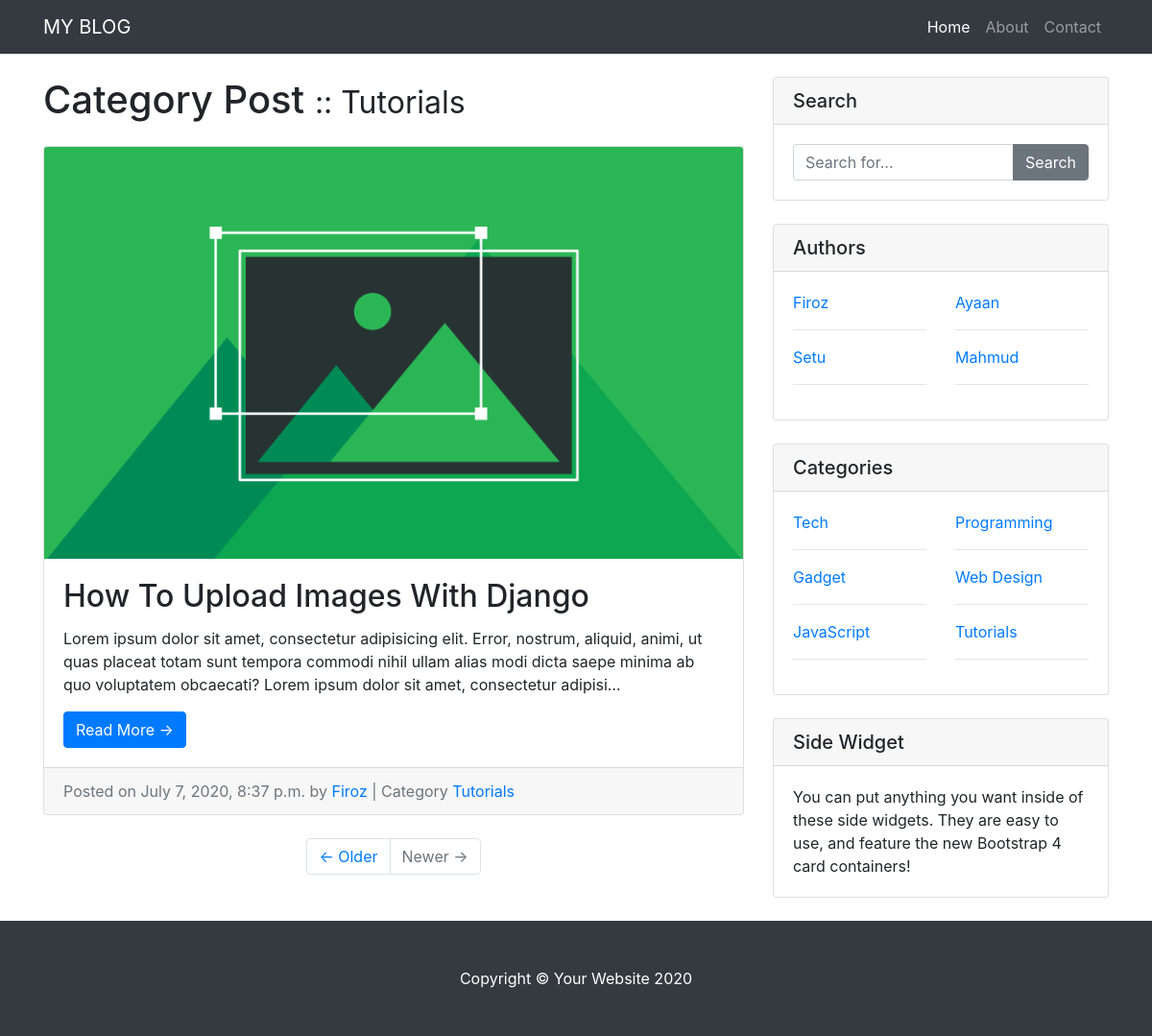
The app's page /category/Tutorials, older data.
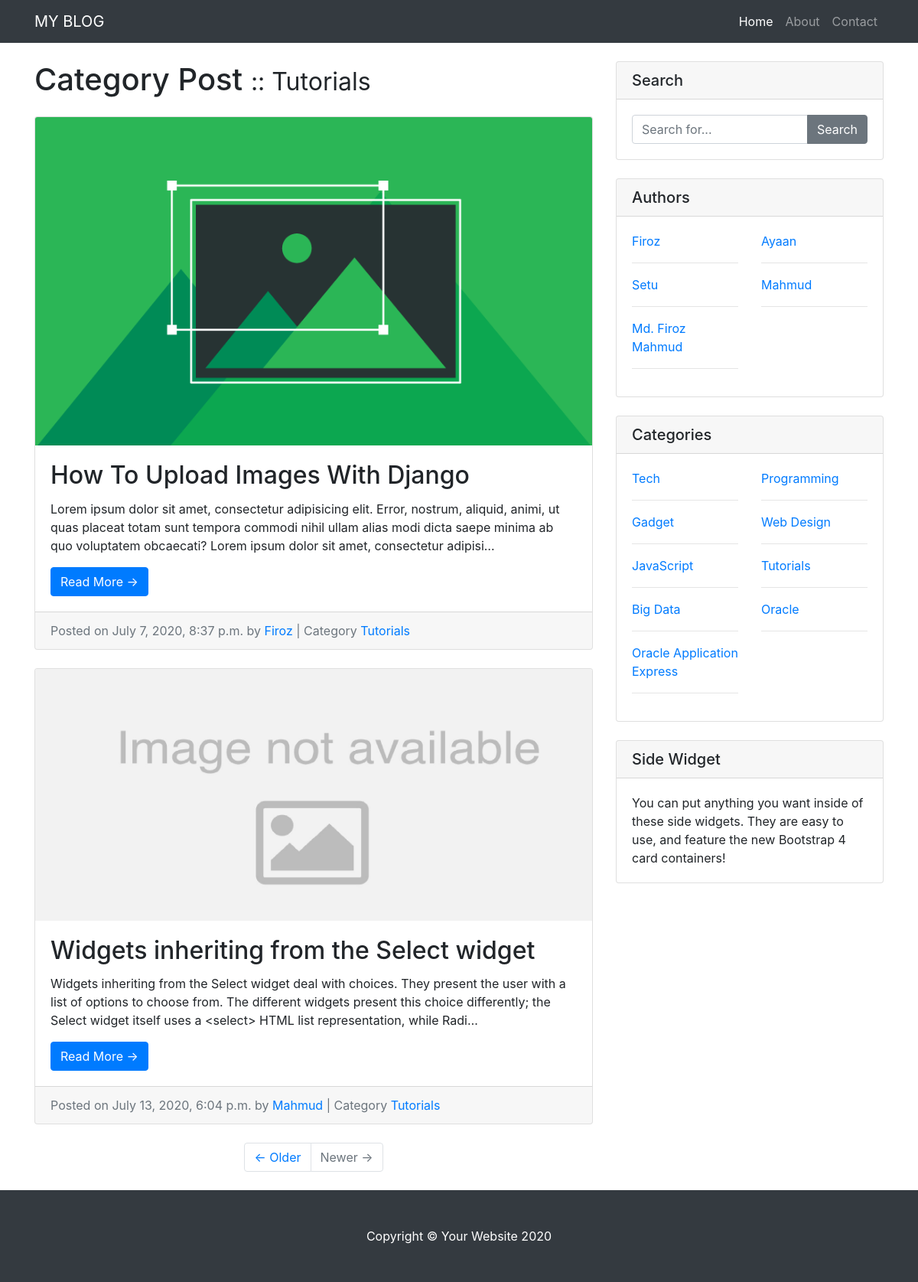
The same page, newer data.
### blog_app/models.py (models this page shows, shortened)
class Category(models.Model):
    name = models.CharField(max_length=128)
    create_date = models.DateTimeField(auto_now_add=True)
    def __str__(self):
        return self.name

class Post(models.Model):
    title = models.CharField(max_length=256)
    slug = models.SlugField()
    description = models.TextField()
    post_image = models.ImageField(blank=True, null=True, upload_to='post')
    category = models.ForeignKey(Category, on_delete=models.SET_NULL, null=True, blank=True)
    author = models.ForeignKey(Author, on_delete=models.CASCADE)
    create_date = models.DateTimeField(auto_now_add=True)
    update_date = models.DateTimeField(auto_now=True)

class Author(models.Model):
    name = models.CharField(max_length=50)
    def __str__(self):
        return self.name

### blog_app/views.py (the view)
# urls.py: path('category/<str:category>', category_post, name='category_post'),
def category_post(requests, category):
    category = Category.objects.get(name=category)
    posts = Post.objects.filter(category=category)
    context = {
        'category': category,
        'posts': posts
    }
    return render(requests, 'blog_app/category_post.html', context)

### blog_app/context_processors.py (called while the page is built)
def sidebar_author(request):
    authors = Author.objects.all()
    context = {
        'authors': authors
    }
    return context

def sidebar_category(request):
    categories = Category.objects.all()
    context = {
        'categories': categories
    }
    return context

### blog_app/templates/blog_app/category_post.html
{% extends 'blog_app/base.html' %}
{% block page-heading %}
  <h1 class="my-4">Category Post
    <small> :: {{ category }}</small>
  </h1>
{% endblock %}
{% block content %}
{% for post in posts %}
<div class="card mb-4">
  <img class="card-img-top" src="{% if post.post_image %} {{ post.post_image.url }} {% else %} static/default/no_image.jpg {% endif %}" alt="Card image cap">
  <div class="card-body">
    <h2 class="card-title">{{post.title}}</h2>
    <p class="card-text">{{post.description|truncatechars:255}}</p>
    <a href="{% url 'single_post' post.id %}" class="btn btn-primary">Read More &rarr;</a>
  </div>
  <div class="card-footer text-muted">
    Posted on {{post.create_date}} by <a href="#">{{post.author}}</a> | Category <a href="#">{{ post.category }}</a>
  </div>
</div>
{% endfor %}
<ul class="pagination justify-content-center mb-4">
  <li class="page-item">
    <a class="page-link" href="#">&larr; Older</a>
  </li>
  <li class="page-item disabled">
    <a class="page-link" href="#">Newer &rarr;</a>
  </li>
</ul>
{% endblock %}

### blog_app/templates/blog_app/base.html (shortened to what this page needs)
<!DOCTYPE html>
{% load static %}
<html lang="en">
<head>
  <link href="{% static 'vendor/bootstrap/css/bootstrap.min.css' %}" rel="stylesheet">
  <link href="{% static 'css/main.css' %}" rel="stylesheet">
</head>
<body>
  {% include "blog_app/main_nav.html" %}
  <div class="container">
    <div class="row">
      <div class="col-md-8">
        {% block page-heading %}{% endblock %}
        {% block content %}{% endblock %}
      </div>
      <div class="col-md-4">
        {% include "blog_app/sidebar.html" %}
      </div>
    </div>
  </div>
  {% include "blog_app/footer.html" %}
</body>
</html>

### blog_app/templates/blog_app/main_nav.html (shortened to what this page needs)
<nav class="navbar navbar-expand-lg navbar-dark bg-dark fixed-top">
    <div class="container">
      <a class="navbar-brand" href="{% url 'home' %}">MY BLOG</a>
      <div class="collapse navbar-collapse" id="navbarResponsive">
        <ul class="navbar-nav ml-auto">
          <li class="nav-item active">
            <a class="nav-link" href="{% url 'home' %}">Home
            </a>
          </li>
          <li class="nav-item">
            <a class="nav-link" href="{% url 'about' %}">About</a>
          </li>
          <li class="nav-item">
            <a class="nav-link" href="{% url 'contact' %}">Contact</a>
          </li>
        </ul>
      </div>
    </div>
</nav>

### blog_app/templates/blog_app/sidebar.html
<div class="card my-4">
  <h5 class="card-header">Search</h5>
  <div class="card-body">
    <form action="{% url 'search_post' %}" method="GET">
      <div class="input-group">
        <input type="text" name="search" class="form-control" placeholder="Search for...">
        <span class="input-group-append">
        <input class="btn btn-secondary" type="submit" value="Search">
      </span>
      </div>
    </form>
  </div>
</div>
<div class="card my-4">
  <h5 class="card-header">Authors</h5>
  <div class="card-body">
    <div class="row">
      {% for author in authors %}
      <div class="col-lg-6">
        <ul class="list-unstyled mb-0">
          <li>
            <a href="{% url 'author_post' author.name %}">{{ author.name }}</a>
          </li>
          <hr>
        </ul>
      </div>
      {% endfor %}
    </div>
  </div>
</div>
<div class="card my-4">
  <h5 class="card-header">Categories</h5>
  <div class="card-body">
    <div class="row">
      {% for category in categories %}
      <div class="col-lg-6">
        <ul class="list-unstyled mb-0">
          <li>
            <a href="{% url 'category_post' category.name %}">{{ category.name }}</a>
          </li>
          <hr>
        </ul>
      </div>
      {% endfor %}
    </div>
  </div>
</div>
<div class="card my-4">
  <h5 class="card-header">Side Widget</h5>
  <div class="card-body">
    You can put anything you want inside of these side widgets. They are easy to use, and feature the new Bootstrap 4 card containers!
  </div>
</div>

### blog_app/templates/blog_app/footer.html
<footer class="py-5 bg-dark">
<div class="container">
  <p class="m-0 text-center text-white">Copyright &copy; Your Website 2020</p>
</div>
</footer>

### blog_app/static/css/main.css (style rules this page uses)
body { padding-top: 56px; }

Row changes from the older to the newer data that the page shows:
added Post: title "Widgets inheriting from the Select widget", description "Widgets inheriting from the Select widget deal with choices. They present the user with a list of options to choose from. The different widgets present this choice differently; the Select widget itself uses a <select> HTML list representation, while Radi…", create_date "July 13, 2020, 6:04 p.m.", author "Mahmud", category "Tutorials"
added Author: name "Md. Firoz Mahmud"
added Category: name "Big Data"
added Category: name "Oracle"
added Category: name "Oracle Application Express"
